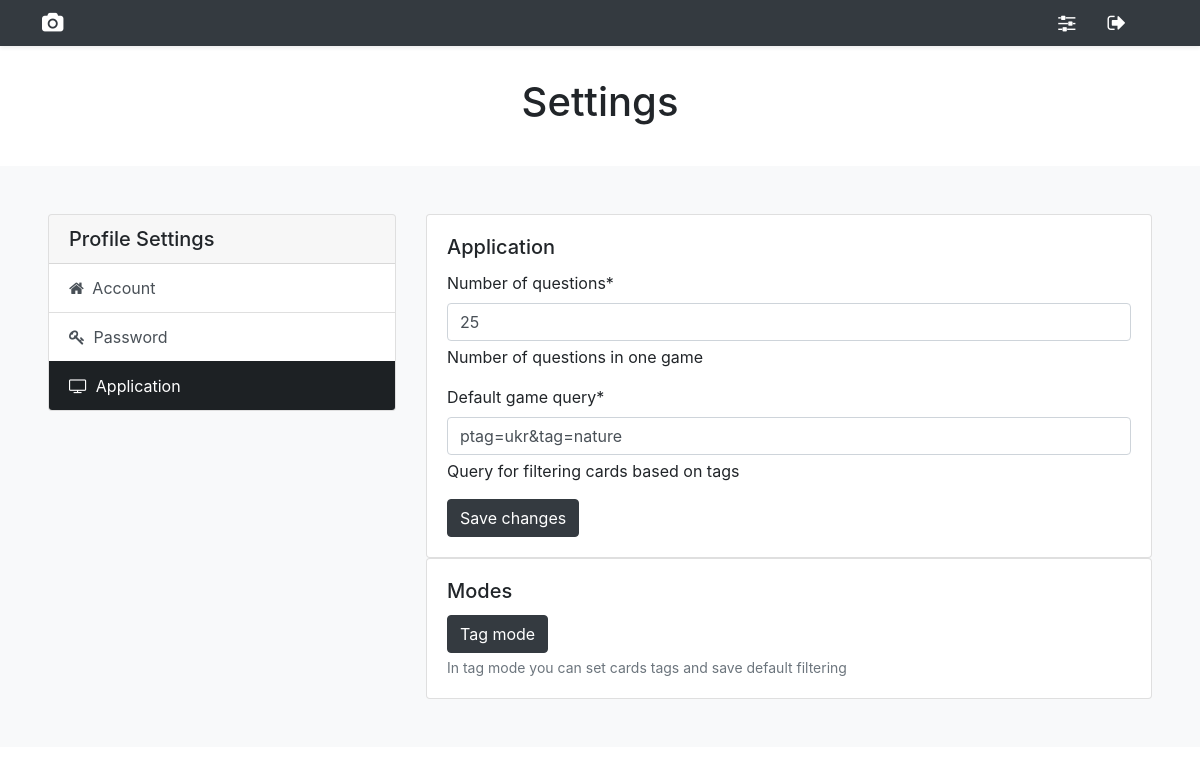
The app's page /user_settings/ (signed in), older data.
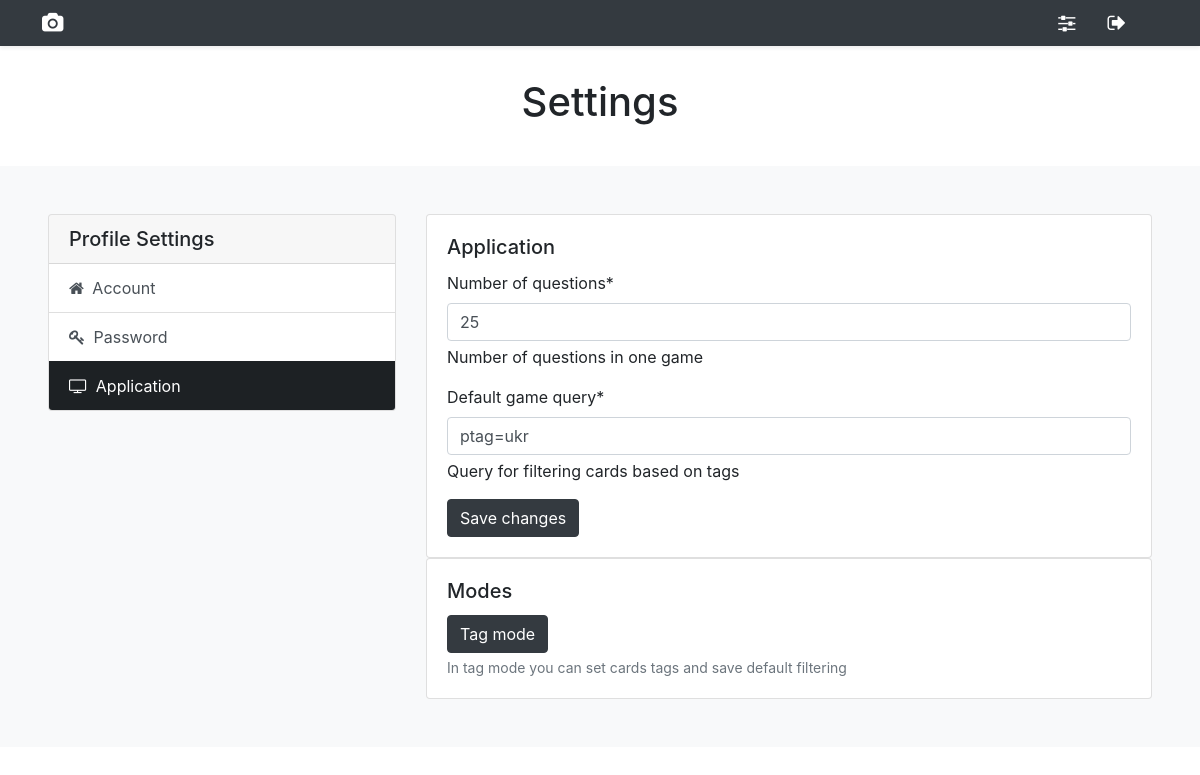
The same page, newer data.
### user_settings/models.py (models this page shows, shortened)
class UserSetting(Model):
    user = models.OneToOneField(User, on_delete=models.CASCADE)
    number_of_questions = models.PositiveIntegerField(default=10)
    default_game_query = models.CharField(max_length=100, default="")

### user_settings/views.py (the view)
# urls.py: path('user_settings/', include('user_settings.urls')),
def user_settings(request):
    settings = UserSetting.objects.get(user=request.user)
    initial_data = {
        'number_of_questions': settings.number_of_questions,
        'default_game_query': settings.default_game_query
    }
    app_form = ApplicationSettingForm(initial=initial_data)
    context = {"app_form": app_form}
    print(context)
    return render(request, "user_settings/user_settings.html", context)

### user_settings/forms.py
class ApplicationSettingForm(ModelForm):
    class Meta:
        model = UserSetting
        fields = [
            'number_of_questions',
            'default_game_query',
            ]
        help_texts = {
            'number_of_questions': 'Number of questions in one game',
            'default_game_query': 'Query for filtering cards based on tags',
        }

### user_settings/templates/user_settings/user_settings.html (shortened to what this page needs)
{% extends "base.html" %}
{% load crispy_forms_tags %}
{% block content %}
<main>
    <section class="py-3 text-center container">
        <div class="row py-lg-3">
            <div class="col-lg-6 col-md-8 mx-auto">
                <h1 class="fw-light">Settings</h1>
            </div>
        </div>
    </section>
<div class="bg-light p-5">
    <div class="container p-0">
        <div class="row">
            <div class="col-md-5 col-xl-4">
                <div class="card">
                    <div class="card-header">
                        <h5 class="card-title mb-0">Profile Settings</h5>
                    </div>
                    <div class="list-group list-group-flush" role="tablist">
                        <a class="list-group-item list-group-item-action" data-toggle="list" href="#account" role="tab">
                          <i class="fa fa-home text-center mr-1"></i>
                            Account
                        </a>
                        <a class="list-group-item list-group-item-action" data-toggle="list" href="#password" role="tab">
                          <i class="fa fa-key text-center mr-1"></i>
                          Password
                        </a>
                        <a class="list-group-item list-group-item-action active" data-toggle="list" href="#application" role="tab">
                          <i class="fa fa-tv text-center mr-1"></i>
							Application
                        </a>
                    </div>
                </div>
            </div>
            <div class="col-md-7 col-xl-8">
                <div class="tab-content">
                    <div class="tab-pane fade show active" id="application" role="tabpanel">
                        <div class="card">
                            <div class="card-body">
                                <h5 class="card-title">Application</h5>
                                <form id="app_form" onsubmit="saveSettings(event)" method="post">
                                    {{ app_form|crispy}}
                                    <button type="submit" class="btn btn-dark confetti-button">Save changes</button>
                                </form>
                            </div>
                        </div>
                        <div class="card">
                            <div class="card-body">
                                <h5 class="card-title">Modes</h5>
                                <a href="{% url 'home_with_tags' %}">
                                    <button type="button" class="btn btn-dark">Tag mode</button>
                                </a>
                                <small id="hint_btn_edit_mode" class="form-text text-muted">
                                    In tag mode you can set cards tags and save default filtering</small>
                            </div>
                        </div>
                    </div>
                </div>
            </div>
        </div>
    </div>
    </div>
</main>
{% endblock content %}

### cards_gallery/templates/base.html (shortened to what this page needs)
{% load static %}
<!doctype html>
<html lang="en">
<head>
    <link rel="stylesheet" href="https://cdn.jsdelivr.net/npm/bootstrap@4.6.2/dist/css/bootstrap.min.css">
    <link rel="stylesheet" href="https://stackpath.bootstrapcdn.com/font-awesome/4.7.0/css/font-awesome.min.css" >
    <link rel="stylesheet" href="{% static 'css/custom.css' %}">
</head>
<body>
{% block navbar %}
<header>
    <div class="navbar navbar-dark bg-dark shadow-sm">
        <div class="container">
            {% if user.is_authenticated %}
                <a href="{% url 'home' %}?{{user.usersetting.default_game_query}}" class="navbar-brand d-flex mr-auto">
                    <i class="fa fa-camera mr-3" aria-hidden="true"></i>
                </a>
                <a href="{% url 'user_settings' %}" class="navbar-brand d-flex">
                    <i class="fa fa-sliders mr-3" aria-hidden="true"></i>
                </a>
                <a href="{% url 'logout' %}" class="navbar-brand d-flex">
                    <i class="fa fa-sign-out mr-3" aria-hidden="true"></i>
                </a>
            {% endif %}
        </div>
    </div>
</header>
{% endblock navbar %}
{% block content %}
{% endblock content %}
<footer class="text-muted py-5">
</footer>
</body>
</html>

### cards_gallery/static/css/custom.css (style rules this page uses)
.container,.container-fluid,.container-lg,.container-md,.container-sm,.container-xl,.container-xxl { width:100%; padding-right:var(--bs-gutter-x,.75rem); padding-left:var(--bs-gutter-x,.75rem); margin-right:auto; margin-left:auto }
@media (min-width:576px) { .container,.container-sm { max-width:540px } }
@media (min-width:768px) { .container,.container-md,.container-sm { max-width:720px } }
@media (min-width:992px) { .container,.container-lg,.container-md,.container-sm { max-width:960px } }
@media (min-width:1200px) { .container,.container-lg,.container-md,.container-sm,.container-xl { max-width:1140px } }
:root { --control-bg-color: #1d2124; }
.list-group-item.active { background-color: var(--control-bg-color); border-color: var(--control-bg-color); }

Row changes from the older to the newer data that the page shows:
changed UserSetting: default_game_query "ptag=ukr&tag=nature" → "ptag=ukr"
